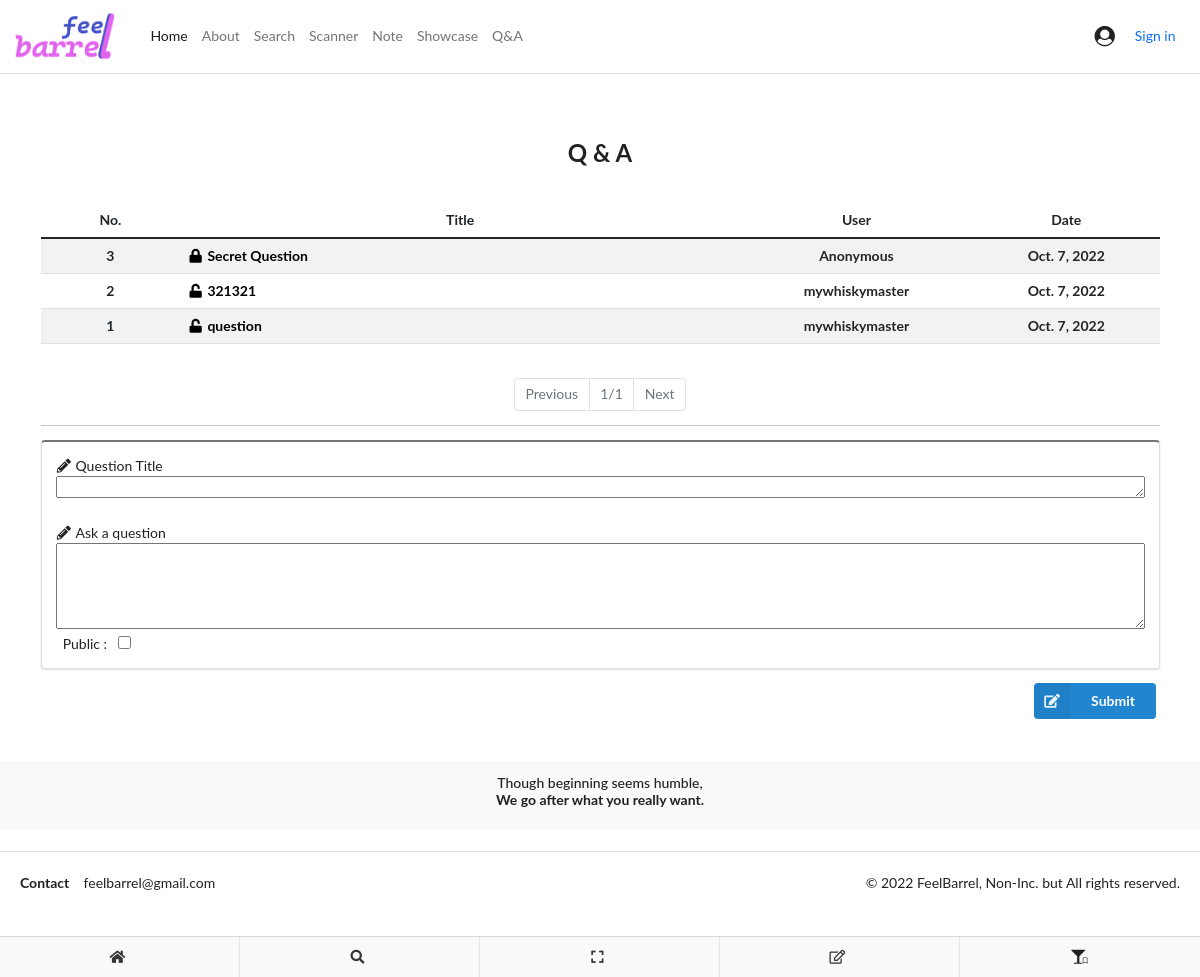
The app's page /common/qna/, older data.
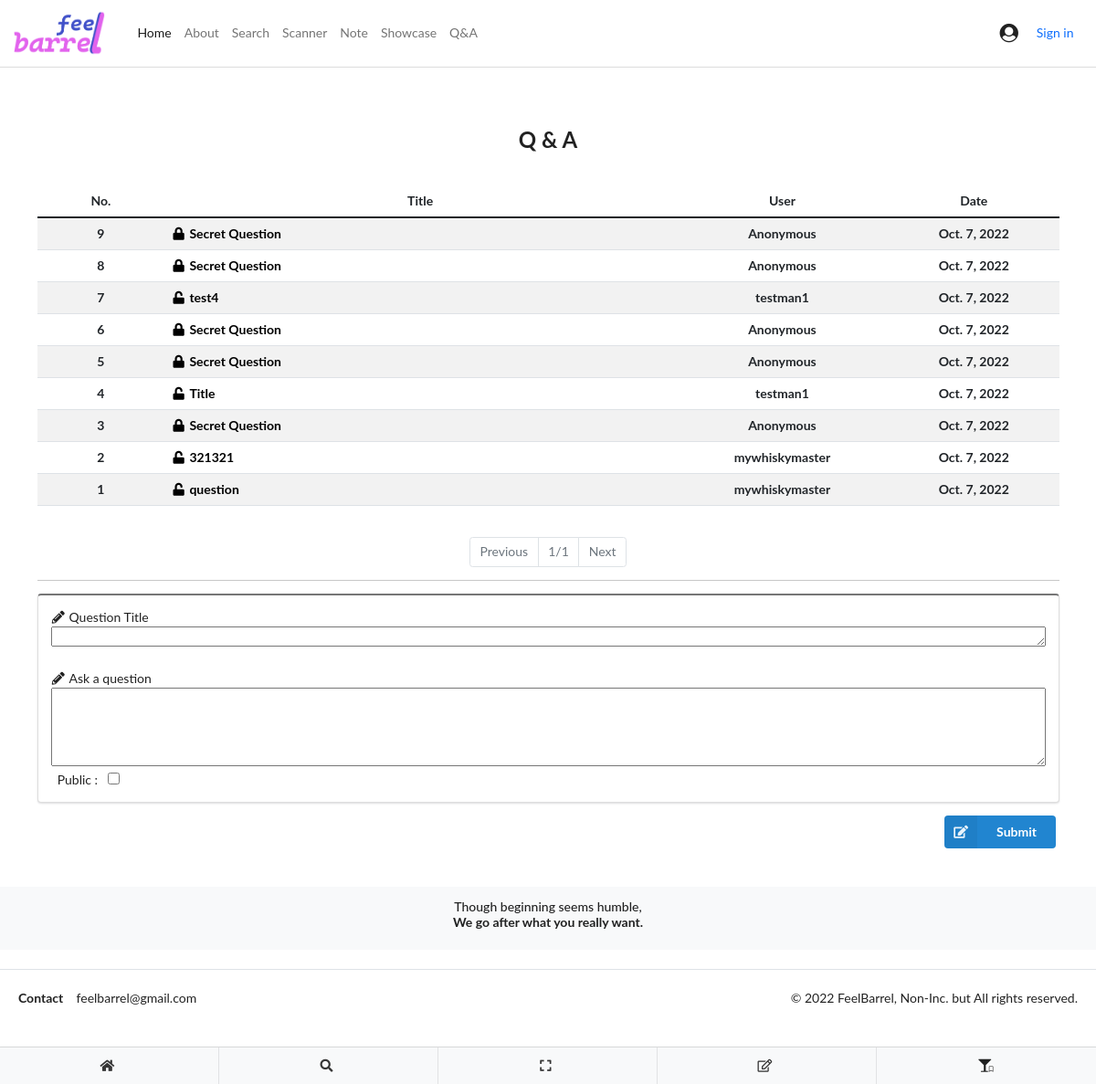
The same page, newer data.
### showcase/models.py (models this page shows)
class qnaquestionmodel(models.Model):
    questioner = models.ForeignKey(get_user_model(), on_delete=models.CASCADE, db_constraint=False, blank=True, null=True)
    pub_date = models.DateTimeField(auto_now_add=True)
    is_public = models.BooleanField(default=False)
    question_title = models.CharField(max_length=50)
    question = models.CharField(max_length=1000)

### common/models.py (models this page shows)
class User(AbstractUser):
    email = models.EmailField(null=True)
    nickname = models.CharField(max_length=50, null=True)
    pass

### common/views.py (the view)
# urls.py: path('qna/', views.qna_main, name='qna_main'),
def qna_main(request):
    form = qnaquestionform()
    questionmodel = qnaquestionmodel.objects.all()
    model = questionmodel.order_by('-pub_date')
    paginator = Paginator(model,10)
    page = request.GET.get('page')
    question = paginator.get_page(page)
    if request.method == 'POST':
        form = qnaquestionform(request.POST)
        if form.is_valid():
            note = form.save(commit=False)
            note.questioner = request.user
            note.save()
    return render(request, 'common/QnA.html', {'question':question, 'form':form})

### showcase/forms.py
class qnaquestionform(ModelForm):
    class Meta:
        model = qnaquestionmodel
        fields = ['question_title', 'question', 'is_public',]

### templates/common/QnA.html (shortened to what this page needs)
{% extends 'base.html' %}
{% load static %}
{% block sidebar1 %}
<br>
<h2 class="text-center">Q & A</h2>
<br>
<div class="container">
    <table class="table table-striped" style="table-layout:fixed; width:100%; word-wrap:break-word; word-break:break-all;">
        <thead class="text-center">
            <tr>
                <th width="3%">No.</th>
                <th width="12%">Title</th>
                <th width="5%">User</th>
                <th width="4%">Date</th>
            </tr>
        </thead>
        <tbody>
            {% for n in question %}
                {% if n.is_public is False %}
                    {% if n.questioner == request.user %}
                    <tr>
                        <th class="text-center">{{n.id}}</th>
                        <th class="text-left">
                            <a data-bs-toggle="collapse" href="#collapseExample{{n.id}}" style="color:#000000; word-wrap:break-word; word-break:break-all;">
                                <i class="lock icon"></i>{{n.question_title}}
                            </a>
                        </th>
                        <th class="text-center">{{n.questioner}}</th>
                        <th class="text-center">{{n.pub_date.date}}</th>
                    </tr>
                    <div class="collapse" id="collapseExample{{n.id}}" style="word-wrap:break-word; word-break:break-all;">
                        <div class="ui blue segment">
                            <strong>{{n.question_title}}</strong>
                            <br>
                            Q : {{n.question}} ({{n.pub_date}})
                        </div>
                        {% for m in n.qnaanswermodel_set.all%}
                            <div class="ui red segment" style="width:100%;">
                                A : {{m.answer}} ({{m.pub_date}})
                            </div>
                        {% endfor %}
                    <br>
                    </div>
                    {% else %}
                    <tr>
                        <th class="text-center">{{n.id}}</th>
                        <th class="text-left">
                            <a data-bs-toggle="collapse" style="color:#000000">
                                <i class="lock icon"></i>Secret Question
                            </a>
                        </th>
                        <th class="text-center">Anonymous</th>
                        <th class="text-center">{{n.pub_date.date}}</th>
                    </tr>
                    {% endif %}
                {% else %}
                <tr>
                    <th class="text-center">{{n.id}}</th>
                    <th class="text-left">
                        <a data-bs-toggle="collapse" href="#collapseExample{{n.id}}" style="color:#000000; word-wrap:break-word; word-break:break-all;">
                            <i class="unlock icon"></i>{{n.question_title}}
                        </a>
                    </th>
                    <th class="text-center">{{n.questioner}}</th>
                    <th class="text-center">{{n.pub_date.date}}</th>
                </tr>
                {% endif %}
            {% endfor %}
        </tbody>
    </table>
    <br>
    <div class="text-center">
        <nav aria-label="Page navigation example">
            <ul class="pagination justify-content-center">
              {% if question.has_previous %}
              <li class="page-item"><a class="page-link" href="?page={{images.previous_page_number}}">Previous</a></li>
              {% else %}
              <li class="page-item disabled"><a class="page-link" href="">Previous</a></li>
              {% endif %}
              <li class="page-item disabled"><a class="page-link" href="">{{question.number}}/{{question.paginator.num_pages}}</a></li>
              {% if question.has_next %}
              <li class="page-item"><a class="page-link" href="?page={{images.next_page_number}}">Next</a></li>
              {% else %}
              <li class="page-item disabled"><a class="page-link" href="">Next</a></li>
              {% endif %}
            </ul>
          </nav>
    </div>
    <hr>
    <form action="{% url 'common:qna_main' %}" method="post">
        <div class="ui grey segment">
            <i class="write icon"></i>Question Title
            <textarea class="fluid" name="question_title" maxlength="50" id="" cols="40%" rows="1" style="width:100%;"></textarea>
            <br><br>
            <i class="write icon"></i>Ask a question
            <textarea class="fluid" name="question" maxlength="1000" id="" cols="40%" rows="5" style="width:100%;"></textarea>
            <br>
            &nbsp; Public : &nbsp; {{form.is_public}}
        </div>
        <div style="text-align:right;">
            <button type="submit" class="ui blue labeled icon button" id="submit-qna">
                <i class="icon edit"></i>Submit
            </button>
        </div>
    </form>
</div>
{%endblock%}

### templates/base.html (shortened to what this page needs)
<!DOCTYPE html>
<html lang="en">
<head>
    {% load static %}
    <link href="https://cdn.jsdelivr.net/npm/bootstrap@5.1.3/dist/css/bootstrap.min.css" rel="stylesheet">
    <link rel="stylesheet" type="text/css" href="{% static 'semantic.css'%}">
</head>
<body>
  <div class="sidebar">
      <nav class="navbar sticky-top navbar-expand-lg navbar-light" style="background-color:rgb(255, 255, 255); border-bottom: 1px solid rgb(221, 221, 221);">
        <div class="container-fluid" >
          <a class="navbar-brand" href="{% url 'home' %}" style="font-family:'Gill Sans', 'Gill Sans MT', Calibri, 'Trebuchet MS', sans-serif;">
              <img src="{%static 'img/base/mainlogo.png'%}" alt="" height="50" class="d-inline-block align-text-top">
          </a>
          <div class="collapse navbar-collapse" id="navbarSupportedContent">
            <ul class="navbar-nav me-auto mb-2 mb-lg-0">
              <li class="nav-item">
                <a class="nav-link" href="#"></a>
              </li>
              <li class="nav-item">
                <a class="nav-link active" aria-current="page" href="{% url 'home' %}">Home</a>
              </li>
              <li class="nav-item">
                <a class="nav-link" href="#">About</a>
              </li>
              <li class="nav-item">
                <a class="nav-link" href="{% url 'search:search_main' %}">Search</a>
              </li>
              <li class="nav-item">
                <a class="nav-link" href="{% url 'labelscanner:main_labelscanner' %}">Scanner</a>
              </li>
              <li class="nav-item">
                <a class="nav-link" href="{% url 'tastingnote:tastingnote' %}">Note</a>
              </li>
              <li class="nav-item">
                <a class="nav-link" href="{% url 'showcase:main_showcase' %}">Showcase</a>
              </li>
              <li class="nav-item">
                <a class="nav-link" href="{% url 'common:qna_main' %}">Q&A</a>
              </li>
            </ul>
            {% if user.is_authenticated %}
            <i class="large user circle outline icon"></i>
            {{ user.username }}
            <a class="nav-link" href="{% url 'common:logout' %}">Sign out</a>
            {% else %}
            <i class="large user circle icon"></i>
            <a class="nav-link" href="{% url 'common:login' %}">Sign in</a>
            {% endif %}
          </div>
        </div>
      </nav>
      <br>
      {%block sidebar1%}{%endblock%}
  </div>
  <footer class="py-5">
    <div class="row bg-light p-3">
      <div class="col">
        <div style="text-align:center">
          <h6>Though beginning seems humble,<br><strong>We go after what you really want.</strong></h6>
        </div>
      </div>
    </div>
    <div class="d-flex flex-column flex-sm-row justify-content-between py-4 my-4 border-top" style="padding:20px;">
      <div style="text-align:center;">
        <p><strong>Contact</strong>&nbsp;&nbsp;&nbsp;&nbsp;feelbarrel@gmail.com</p>
      </div>
      <p style="text-align:center;">© 2022 FeelBarrel, Non-Inc. but All rights reserved.</p>
    </div>
  </footer>
  <div class="ui bottom fixed fluid five item menu bg-light" style="padding=2px;">
    <a class="item" href="{% url 'home' %}">
      <i class="home icon">
      </i>
    </a>
    <a class="item" href="{% url 'search:search_main' %}">
      <i class="search icon">
      </i>
    </a>
    <a class="item" href="{% url 'labelscanner:main_labelscanner' %}">
      <i class="expand icon">
      </i>
    </a>
    <a class="item" href="{% url 'tastingnote:tastingnote' %}">
      <i class="edit outline icon">
      </i>
    </a>
    <a class="item" href="{% url 'showcase:main_showcase' %}">
      <i class="icons">
        <i class="glass martini icon"></i>
        <i class="bottom right corner bookmark outline icon"></i>
      </i>
    </a>
  </div>
</body>
</html>

Row changes from the older to the newer data that the page shows:
added qnaquestionmodel: id "9", pub_date "Oct. 7, 2022"
added qnaquestionmodel: id "8", pub_date "Oct. 7, 2022"
added qnaquestionmodel: id "7", question_title "test4", questioner "testman1", pub_date "Oct. 7, 2022"
added qnaquestionmodel: id "6", pub_date "Oct. 7, 2022"
added qnaquestionmodel: id "5", pub_date "Oct. 7, 2022"
added qnaquestionmodel: id "4", question_title "Title", questioner "testman1", pub_date "Oct. 7, 2022"
